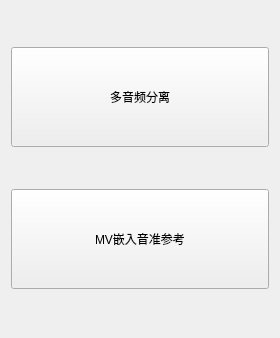
<?xml version="1.0" encoding="UTF-8"?>
<ui version="4.0">
 <class>bateToolguide</class>
 <widget class="QWidget" name="bateToolguide">
  <property name="geometry">
   <rect>
    <x>0</x>
    <y>0</y>
    <width>280</width>
    <height>338</height>
   </rect>
  </property>
  <property name="windowTitle">
   <string>小工具(bate测试)</string>
  </property>
  <layout class="QGridLayout" name="gridLayout">
   <item row="0" column="0">
    <widget class="QPushButton" name="pushButton">
     <property name="minimumSize">
      <size>
       <width>0</width>
       <height>100</height>
      </size>
     </property>
     <property name="text">
      <string>多音频分离</string>
     </property>
    </widget>
   </item>
   <item row="1" column="0">
    <widget class="QPushButton" name="mvbtn">
     <property name="minimumSize">
      <size>
       <width>0</width>
       <height>100</height>
      </size>
     </property>
     <property name="text">
      <string>MV嵌入音准参考</string>
     </property>
    </widget>
   </item>
  </layout>
 </widget>
 <resources/>
 <connections/>
</ui>
